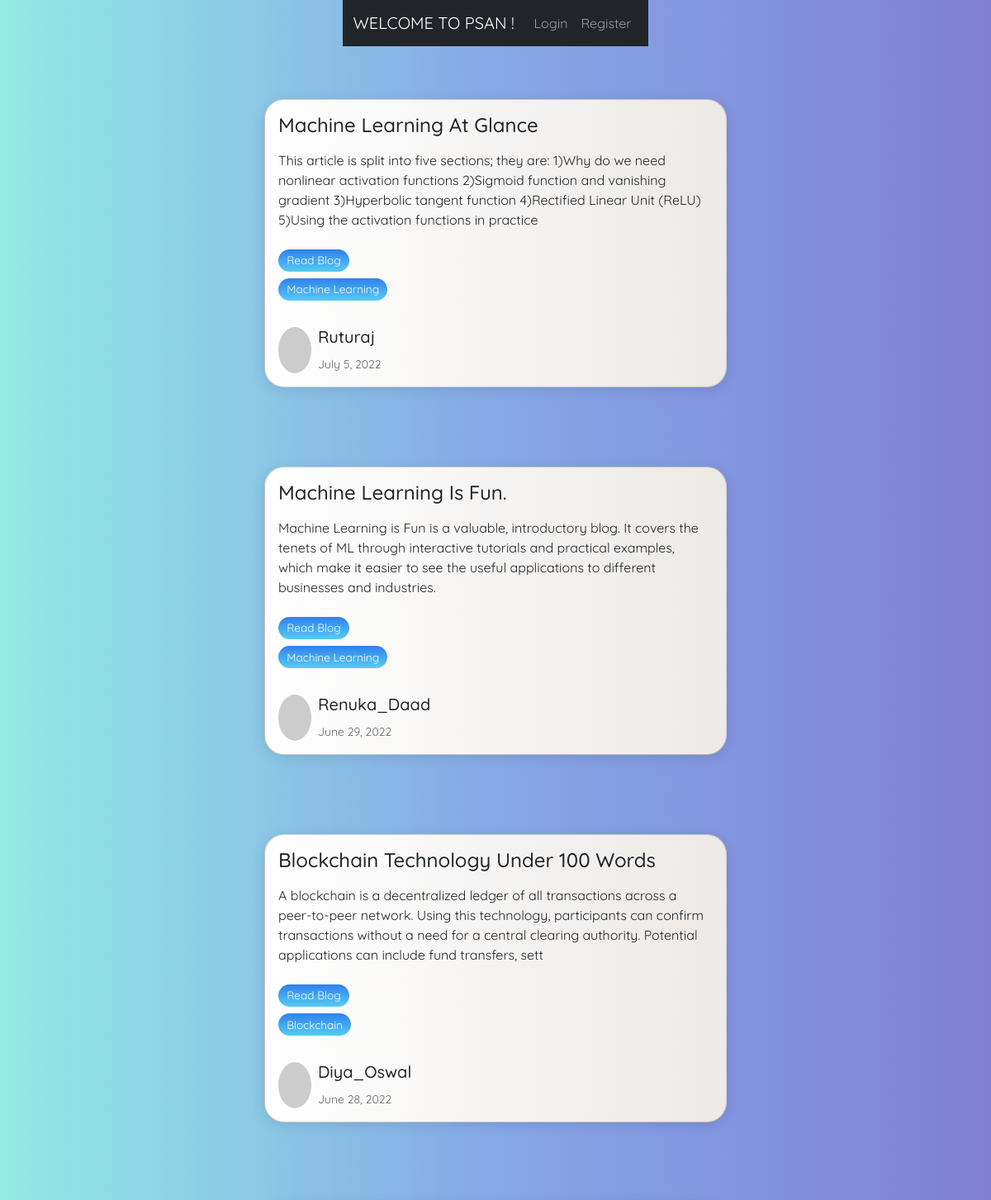
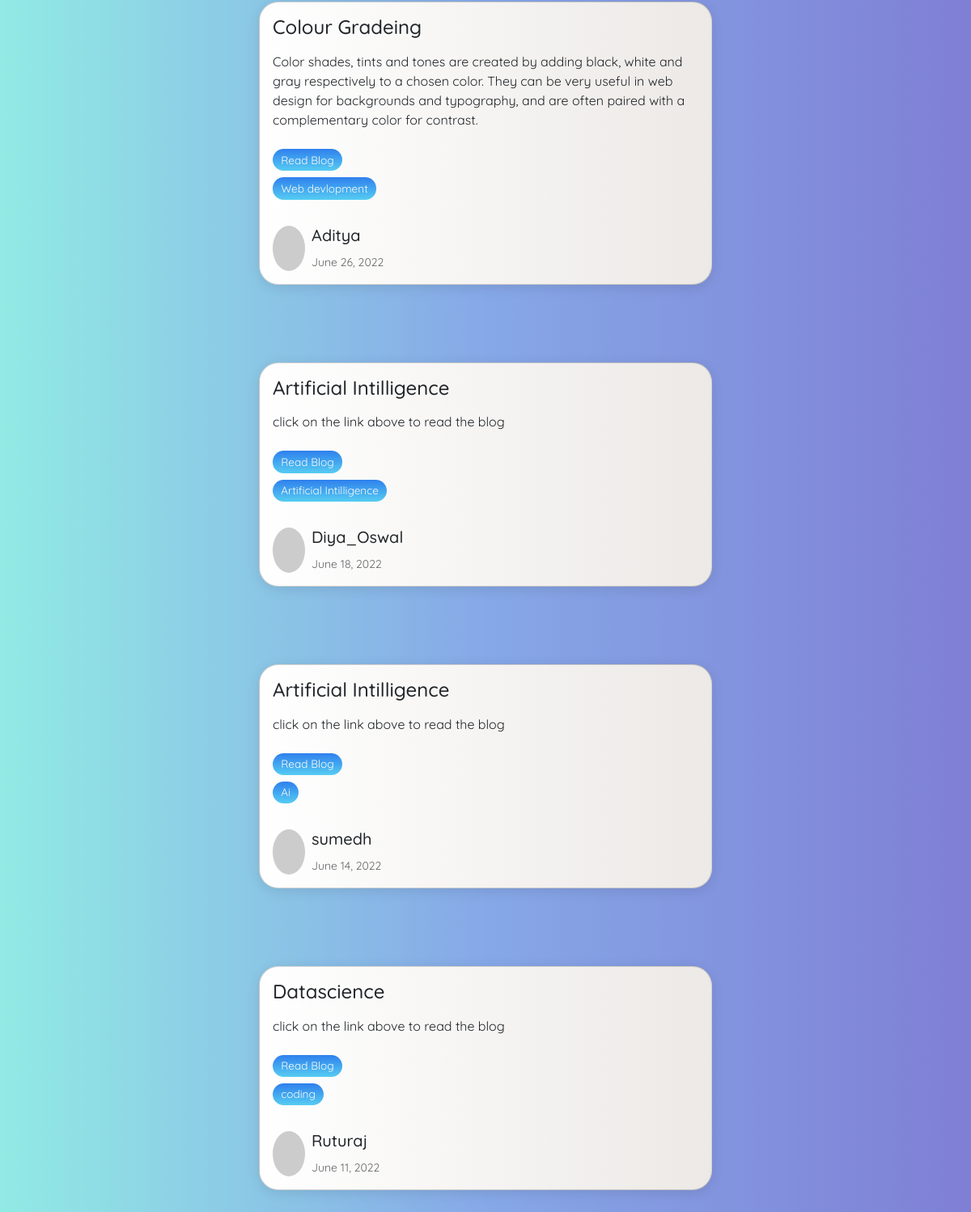
Screenshot of /blogs with the database file from the repository (2 pictures, top to bottom).
### theblog/models.py (models this page shows, shortened)
class Post(models.Model):
    title = models.CharField(max_length=255)
    author = models.ForeignKey(User, on_delete=models.CASCADE)
    category = models.CharField(max_length=255, default='coding')
    snippet = models.CharField(max_length=255,)
    body = RichTextField(blank= True, null= True)
    post_date = models.DateField(auto_now_add=True)
    likes = models.ManyToManyField(User, related_name=("blog_posts"))

### theblog/views.py (the view)
# urls.py: path('blogs', HomeView.as_view(), name="blogs"),
class HomeView(ListView):
     model = Post
     template_name = 'home.html'
     ordering = ['-post_date']
     def get_context_data(self,*args ,**kwargs) :
          cat_menu = Category.objects.all()
          context = super(HomeView,self).get_context_data(*args ,**kwargs)
          context["cat_menu"] = cat_menu
          return context

### theblog/templates/home.html (shortened to what this page needs)
{% extends 'base.html' %}
{% block content %}
<link href="https://cdn.jsdelivr.net/npm/bootstrap@5.0.2/dist/css/bootstrap.min.css" rel="stylesheet">
<link href="https://cdn.jsdelivr.net/npm/bootstrap@5.2.0-beta1/dist/css/bootstrap.min.css" rel="stylesheet">
{% for post in object_list %}
<div class="container">
    <div class="card">
      <div class="card__body">
        <h4>{{post.title}}</h4>
        <p>{{post.snippet}}</p>
        <a href="{% url 'article-detail' post.pk %}"   <span class="tag tag-blue">Read Blog</span></a>  <a href="{% url 'category' post.category %}"  data-inline="true"<span class="tag tag-blue">{{post.category}}</span></a>
      </div>
      <div class="card__footer">
        <div class="user">
          <img src="https://i.pravatar.cc/40?img=1 " alt="user__image" class="user__image">
          <div class="user__info">
            <h5>{{post.author}}</h5>
            <small>{{post.post_date}}</small>
          </div>
        </div>
      </div>
    </div>
</div>
{% endfor %}
{% endblock content %}

### theblog/templates/base.html (shortened to what this page needs)
<!doctype html>
<html lang="en">
  <head>
    <link href="https://cdn.jsdelivr.net/npm/bootstrap@5.0.2/dist/css/bootstrap.min.css" rel="stylesheet">
    <link href="https://cdn.jsdelivr.net/npm/bootstrap@5.2.0-beta1/dist/css/bootstrap.min.css" rel="stylesheet">
  </head>
  <body>
     <nav class="navbar navbar-expand-lg navbar-dark bg-dark">
        <div class="container-fluid">
          <a class="navbar-brand" href="{% url 'home1' %}"> WELCOME TO PSAN ! </a>
          <div class="collapse navbar-collapse" id="navbarSupportedContent">
            <ul class="navbar-nav me-auto mb-2 mb-lg-0">
          {% if user.is_authenticated   %}
              <li class="nav-item">
                 <a class="nav-link" href="{% url 'logout' %} ">Logout</a>
              </li>
              <li class="nav-item">
                <a class="nav-link" href="{% url 'edit_profile' %} ">Edit_Profile</a>
             </li>
              <li class="nav-item">
                 <a class="nav-link" href="{% url 'add_post' %} ">Add Post</a>
               </li>
               <li class="nav-item">
                <a class="nav-link" href="{% url 'add_category' %} ">Add Category</a>
              </li>
              <li class="nav-item">
                <a class="nav-link" href="contact">Contact Us</a>
             </li>
          {% else %}
              <li class="nav-item">
                <a class="nav-link" href="{% url 'login' %} ">Login</a>
              </li>
              <li class="nav-item">
                 <a class="nav-link" href="{% url 'register' %} ">Register</a>
               </li>
          {% endif%}
          </div>
        </div>
      </nav>
    <div class = 'container'>
        {% block content%}
        {% endblock content%}
    </div>
  </body>
</html>

### theblog/templates/home.html (style rules this page uses)
*, *::before, *::after { box-sizing: border-box; padding: 0; margin: 0; }
a:link { text-decoration: none; }
body { font-family: "Quicksand", sans-serif; display: grid; place-items: center; height: 100vh; background: #7f7fd5; background: linear-gradient(to right, #91eae4, #86a8e7, #7f7fd5); }
.container { display: flex; flex-wrap: wrap; justify-content: center; max-width: 1200px; margin-block: 2rem; gap: 2rem; }
img { max-width: 100%; display: block; object-fit: cover; }
.card { display: flex; flex-direction: column; width: clamp(35rem, calc(20rem + 2vw), 22rem); overflow: hidden; box-shadow: 0 0.2rem 1rem rgba(0, 0, 0, 0.1); border-radius: 1.5em; background: #ECE9E6; background: linear-gradient(to right, #FFFFFF, #ECE9E6); }
.card__body { padding: 1rem; display: flex; flex-direction: column; gap: .5rem; }
.tag { text-align: center; align-self: flex-start; padding: .25em .75em; border-radius: 1em; font-size: .85rem; }
.tag-blue { background: #56CCF2; background: linear-gradient(to bottom, #2F80ED, #56CCF2); color: #fafafa; }
.card__body h4 { font-size: 1.5rem; text-transform: capitalize; }
.card__footer { display: flex; padding: 1rem; margin-top: auto; }
.user { display: flex; gap: .5rem; }
.user__image { border-radius: 50%; }
.user__info > small { color: #666; }

### rows the page displays
Post: title "Machine Learning At Glance", snippet "This article is split into five sections; they are: 1)Why do we need nonlinear activation functions 2)Sigmoid function and vanishing gradient 3)Hyperbolic tangent function 4)Rectified Linear Unit (ReLU) 5)Using the activation functions in practice", category "Machine Learning", author "Ruturaj", post_date "July 5, 2022"
Post: title "Machine Learning Is Fun.", snippet "Machine Learning is Fun is a valuable, introductory blog. It covers the tenets of ML through interactive tutorials and practical examples, which make it easier to see the useful applications to different businesses and industries.", category "Machine Learning", author "Renuka_Daad", post_date "June 29, 2022"
Post: title "Blockchain Technology Under 100 Words", snippet "A blockchain is a decentralized ledger of all transactions across a peer-to-peer network. Using this technology, participants can confirm transactions without a need for a central clearing authority. Potential applications can include fund transfers, sett", category "Blockchain", author "Diya_Oswal", post_date "June 28, 2022"
Post: title "Colour Gradeing", snippet "Color shades, tints and tones are created by adding black, white and gray respectively to a chosen color. They can be very useful in web design for backgrounds and typography, and are often paired with a complementary color for contrast.", category "Web devlopment", author "Aditya", post_date "June 26, 2022"
Post: title "Artificial Intilligence", snippet "click on the link above to read the blog", category "Artificial Intilligence", author "Diya_Oswal", post_date "June 18, 2022"
Post: title "Artificial Intilligence", snippet "click on the link above to read the blog", category "Ai", author "sumedh", post_date "June 14, 2022"
Post: title "Datascience", snippet "click on the link above to read the blog", category "coding", author "Ruturaj", post_date "June 11, 2022"
